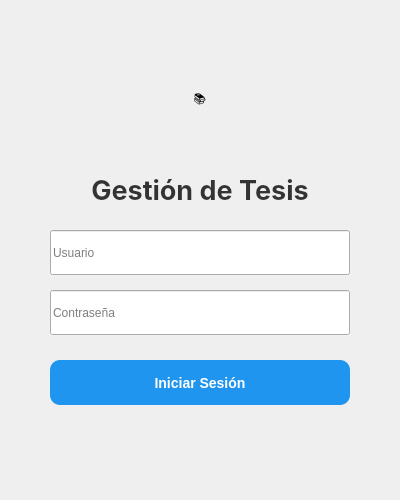
<?xml version="1.0" encoding="UTF-8"?>
<ui version="4.0">
 <class>LoginWindow</class>
 <widget class="QMainWindow" name="LoginWindow">
  <property name="geometry">
   <rect>
    <x>0</x>
    <y>0</y>
    <width>400</width>
    <height>500</height>
   </rect>
  </property>
  <property name="windowTitle">
   <string>Gestión de Tesis - Login</string>
  </property>
  <widget class="QWidget" name="centralwidget">
   <widget class="QLabel" name="logo_label">
    <property name="geometry">
     <rect>
      <x>140</x>
      <y>40</y>
      <width>120</width>
      <height>120</height>
     </rect>
    </property>
    <property name="text">
     <string>📚</string>
    </property>
    <property name="alignment">
     <set>Qt::AlignCenter</set>
    </property>
   </widget>
   <widget class="QLabel" name="title_label">
    <property name="geometry">
     <rect>
      <x>50</x>
      <y>170</y>
      <width>300</width>
      <height>40</height>
     </rect>
    </property>
    <property name="font">
     <font>
      <family>Inter</family>
      <pointsize>20</pointsize>
      <bold>true</bold>
     </font>
    </property>
    <property name="styleSheet">
     <string notr="true">color: #333;</string>
    </property>
    <property name="text">
     <string>Gestión de Tesis</string>
    </property>
    <property name="alignment">
     <set>Qt::AlignCenter</set>
    </property>
   </widget>
   <widget class="QLineEdit" name="username_input">
    <property name="geometry">
     <rect>
      <x>50</x>
      <y>230</y>
      <width>300</width>
      <height>45</height>
     </rect>
    </property>
    <property name="placeholderText">
     <string>Usuario</string>
    </property>
   </widget>
   <widget class="QLineEdit" name="password_input">
    <property name="geometry">
     <rect>
      <x>50</x>
      <y>290</y>
      <width>300</width>
      <height>45</height>
     </rect>
    </property>
    <property name="echoMode">
     <enum>QLineEdit::Password</enum>
    </property>
    <property name="placeholderText">
     <string>Contraseña</string>
    </property>
   </widget>
   <widget class="QPushButton" name="login_button">
    <property name="geometry">
     <rect>
      <x>50</x>
      <y>360</y>
      <width>300</width>
      <height>45</height>
     </rect>
    </property>
    <property name="styleSheet">
     <string notr="true">QPushButton {
    background-color: rgb(31, 149, 239);
    color: white;
    border: none;
    border-radius: 10px;
    font-size: 14px;
    font-weight: bold;
}

QPushButton:hover {
    background-color: rgb(25, 120, 200);
}</string>
    </property>
    <property name="text">
     <string>Iniciar Sesión</string>
    </property>
   </widget>
   <widget class="QLabel" name="error_label">
    <property name="geometry">
     <rect>
      <x>50</x>
      <y>420</y>
      <width>300</width>
      <height>30</height>
     </rect>
    </property>
    <property name="styleSheet">
     <string notr="true">color: red;</string>
    </property>
    <property name="text">
     <string/>
    </property>
    <property name="alignment">
     <set>Qt::AlignCenter</set>
    </property>
   </widget>
  </widget>
 </widget>
 <resources/>
 <connections>
  <connection>
   <sender>login_button</sender>
   <signal>clicked()</signal>
   <receiver>LoginWindow</receiver>
   <slot>attempt_login()</slot>
   <hints>
    <hint type="sourcelabel">
     <x>200</x>
     <y>382</y>
    </hint>
    <hint type="destinationlabel">
     <x>200</x>
     <y>250</y>
    </hint>
   </hints>
  </connection>
 </connections>
</ui>
